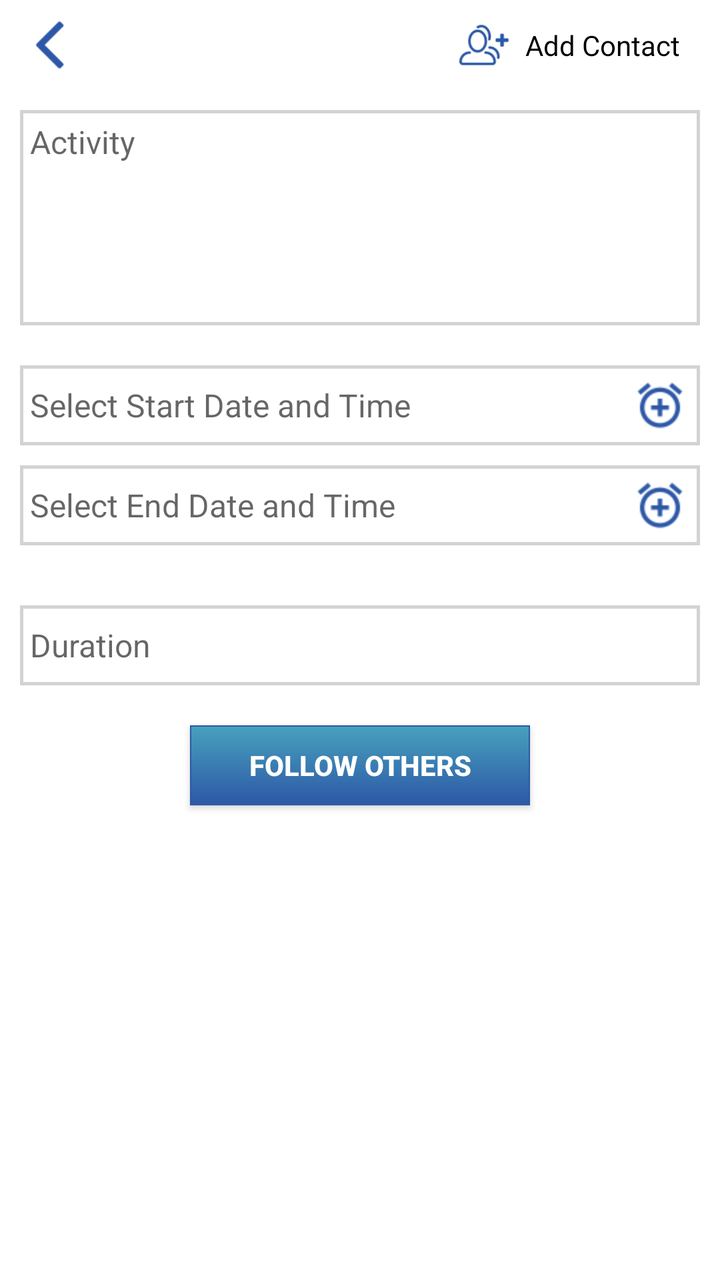
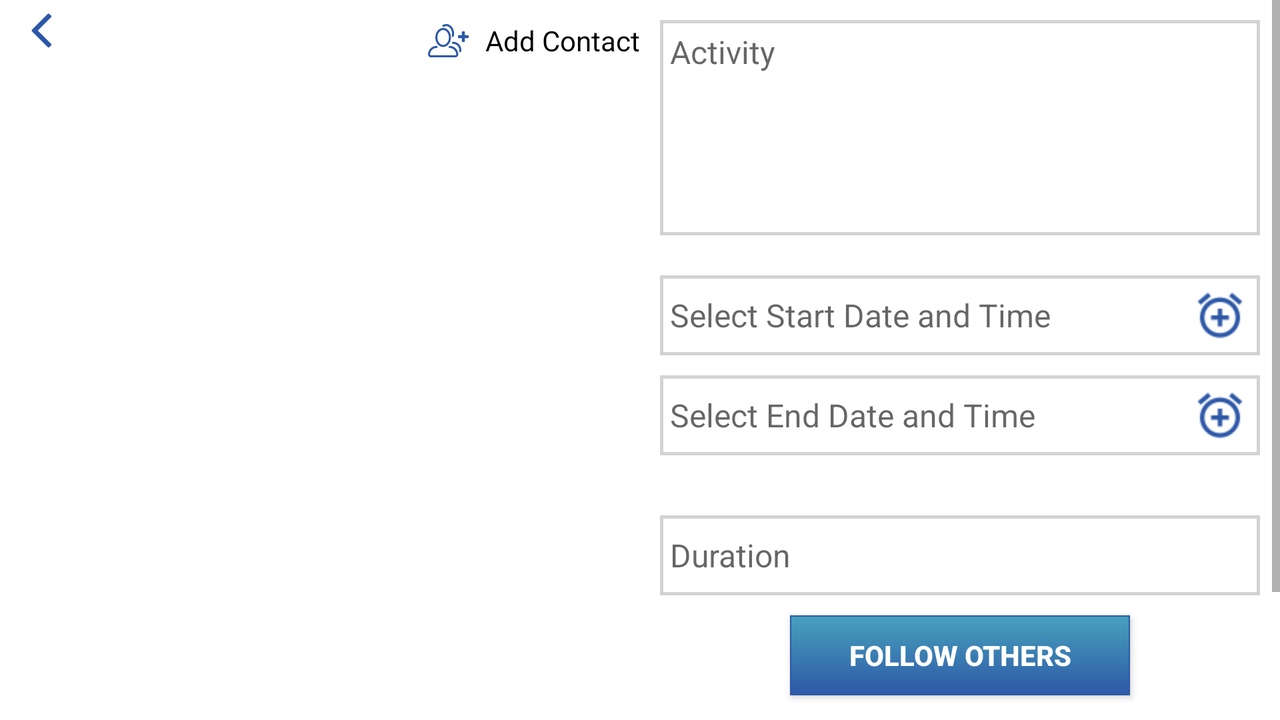

An Android layout and its configuration variant, each rendered on a device that would load it. The default file and the variant file are quoted in full after the pictures.
<!-- AndroidManifest.xml: application theme AppTheme -->
<!-- res/layout/fragment_add_sprint_follow_other.xml -->
<?xml version="1.0" encoding="utf-8"?>
<LinearLayout xmlns:android="http://schemas.android.com/apk/res/android"
    android:layout_width="match_parent"
    android:layout_height="match_parent"
    android:background="@color/colorWhite"
    android:orientation="vertical">


    



    <ScrollView
        android:layout_width="match_parent"
        android:layout_height="wrap_content">


        <LinearLayout
            android:id="@+id/Linear_follow_other"
            android:layout_width="match_parent"
            android:layout_height="wrap_content"
            android:orientation="vertical">

            <RelativeLayout
                android:layout_width="match_parent"
                android:layout_height="wrap_content"
                android:layout_marginLeft="@dimen/margin_10"
                android:layout_marginRight="@dimen/margin_10">


                <ImageView
                    android:layout_width="30dp"
                    android:layout_height="30dp"
                    android:text="Back"
                    android:background="@mipmap/back_add"
                    android:layout_centerVertical="true"
                    android:id="@+id/ImageView_back"/>



                <LinearLayout
                    android:id="@+id/Linear_add_contact"
                    android:layout_width="wrap_content"
                    android:layout_height="wrap_content"
                    android:layout_alignParentRight="true"
                    android:padding="10dp"
                    android:orientation="horizontal">

                    <ImageView
                        android:id="@+id/imageview_add_contact_follow_other"
                        android:layout_width="25dp"
                        android:layout_height="25dp"
                        android:layout_marginRight="8dp"
                        android:background="@mipmap/add_contact" />

                    <TextView
                        android:layout_width="wrap_content"
                        android:layout_height="wrap_content"
                        android:layout_gravity="center_vertical"
                        android:text="@string/text_add_contact"
                        android:textColor="@color/colorBlack" />


                </LinearLayout>

            </RelativeLayout>


            <ListView
                android:id="@+id/listview_follow_other"
                android:layout_width="match_parent"
                android:layout_height="90dp"
                android:layout_marginLeft="@dimen/margin_10"
                android:layout_marginRight="@dimen/margin_10"
                android:layout_marginTop="10dp"
                android:scrollbars="none"
                android:visibility="gone" />


            <LinearLayout
                android:layout_width="fill_parent"
                android:layout_height="wrap_content"
                android:orientation="horizontal">

                <ScrollView
                    android:id="@+id/ScrollView_follow_other"
                    android:layout_width="fill_parent"
                    android:layout_height="wrap_content"
                    android:layout_marginLeft="@dimen/margin_10"
                    android:layout_marginRight="@dimen/margin_10"
                    android:layout_marginTop="@dimen/margin_10">

                    <EditText
                        android:id="@+id/editText_Activity_follow_other"
                        android:layout_width="fill_parent"
                        android:layout_height="120dp"
                        android:background="@drawable/border_gray_edittext"
                        android:ems="10"
                        android:gravity="left|top"
                        android:hint="@string/text_Activity"
                        android:lines="5"
                        android:padding="5dp"
                        android:scrollbars="vertical"
                        android:textSize="@dimen/medium_text_size" />
                </ScrollView>
            </LinearLayout>


            <LinearLayout
                android:layout_width="match_parent"
                android:layout_height="wrap_content"
                android:orientation="vertical"
                android:layout_marginTop="@dimen/margin_20">

                <RelativeLayout
                    android:layout_width="match_parent"
                    android:layout_height="wrap_content"
                    >

                    <TextView
                        android:id="@+id/txt_StartDate_other"
                        style="@style/style_edittext"
                        android:layout_width="match_parent"
                        android:layout_height="wrap_content"
                        android:layout_marginBottom="@dimen/margin_10"
                        android:layout_marginLeft="@dimen/margin_10"
                        android:layout_marginRight="@dimen/margin_10"

                        android:background="@drawable/border_gray_edittext"
                        android:gravity="center_vertical"
                        android:hint="@string/text_StartDateAndTime"
                        android:paddingLeft="5dp"/>


                    <ImageView
                        android:id="@+id/imgview_StartDate_other"
                        android:layout_width="40dp"
                        android:layout_marginRight="@dimen/margin_10"
                        android:layout_height="40dp"
                        android:background="@drawable/alarm_add"
                        android:layout_alignParentRight="true"/>

                </RelativeLayout>

                <RelativeLayout
                    android:layout_width="match_parent"
                    android:layout_height="wrap_content"
                    >

                    <TextView
                        android:id="@+id/txt_EndDate_other"
                        style="@style/style_edittext"
                        android:layout_width="match_parent"
                        android:layout_height="wrap_content"
                        android:layout_marginBottom="@dimen/margin_10"
                        android:layout_marginLeft="@dimen/margin_10"
                        android:layout_marginRight="@dimen/margin_10"

                        android:background="@drawable/border_gray_edittext"
                        android:gravity="center_vertical"
                        android:hint="@string/text_EndDateAndTime"
                        android:paddingLeft="5dp"/>

                    <ImageView
                        android:id="@+id/imgview_EndDate_other"
                        android:layout_width="40dp"
                        android:layout_height="40dp"
                        android:layout_marginRight="@dimen/margin_10"
                        android:background="@drawable/alarm_add"
                        android:layout_alignParentRight="true"/>


                </RelativeLayout>



            </LinearLayout>


            <EditText
                android:id="@+id/editText_duration_follow_other"
                style="@style/style_edittext"
                android:layout_width="match_parent"
                android:layout_height="wrap_content"
                android:layout_marginBottom="@dimen/margin_10"
                android:layout_marginLeft="@dimen/margin_10"
                android:layout_marginRight="@dimen/margin_10"
                android:layout_marginTop="@dimen/margin_20"
                android:background="@drawable/border_gray_edittext"
                android:gravity="center_vertical"
                android:hint="@string/text_Duration"
                android:editable="false"
                android:paddingLeft="5dp" />



            <Button
                android:id="@+id/button_sprint_follow_other"
                android:layout_width="@dimen/button_width_follow"
                android:layout_height="@dimen/button_height"
                android:layout_gravity="center"
                android:layout_marginBottom="90dp"
                android:layout_marginTop="10dp"
                android:background="@drawable/blue_bg_follow_button"
                android:paddingLeft="20dp"
                android:paddingRight="20dp"
                android:text="@string/text_follow_other"
                android:textAllCaps="true"
                android:textColor="@color/colorWhite"
                android:textStyle="bold" />
        </LinearLayout>





    </ScrollView>





</LinearLayout>
<!-- resources referenced by this layout -->
<resources>
  <color name="colorBlack">#000000</color>
  <color name="colorWhite">#ffffff</color>
  <dimen name="button_height">40dp</dimen>
  <dimen name="button_width_follow">170dp</dimen>
  <dimen name="margin_10">10dp</dimen>
  <dimen name="margin_20">20dp</dimen>
  <dimen name="medium_text_size">16dp</dimen>
  <!-- drawable alarm_add: png bitmap (drawable, 1875 bytes) -->
  <!-- drawable blue_bg_follow_button (drawable) -->
  <?xml version="1.0" encoding="utf-8"?>
  <shape xmlns:android="http://schemas.android.com/apk/res/android"
      android:shape="rectangle">
      <gradient android:startColor="#47a1bc"
          android:endColor="#2d58a7"
          android:angle="270" />
  
      <stroke android:width="0.7dp" android:color="#2d58a7" />
  </shape>
  <!-- drawable border_gray_edittext (drawable) -->
  <?xml version="1.0" encoding="utf-8"?>
  
  <shape xmlns:android="http://schemas.android.com/apk/res/android"
      android:shape="rectangle">
  
  
      <solid android:color="@color/colorWhite" />
      <stroke
          android:width="1.5dp"
          android:color="@color/color_gray" />
      <size
          android:width="90dp"
          android:height="40dp" />
  </shape>
  <!-- mipmap add_contact: png bitmap (mipmap-hdpi, 1927 bytes) -->
  <!-- mipmap back_add: png bitmap (mipmap-hdpi, 1605 bytes) -->
  <string name="text_Activity">Activity</string>
  <string name="text_Duration">Duration</string>
  <string name="text_EndDateAndTime">Select End Date and Time</string>
  <string name="text_StartDateAndTime">Select Start Date and Time</string>
  <string name="text_add_contact">Add Contact</string>
  <string name="text_follow_other">Follow Others</string>
  <style name="style_edittext" parent="android:Widget.EditText">
          <item name="android:textColor">@color/colorBlack</item>
          <item name="android:textSize">@dimen/medium_text_size</item>
          <item name="android:paddingLeft">@dimen/padding_10</item>
      </style>
  <style name="AppTheme" parent="Theme.AppCompat.Light.DarkActionBar">
          
          <item name="windowNoTitle">true</item>
          <item name="windowActionBar">false</item>
          <item name="colorPrimary">@color/colorPrimary</item>
          <item name="colorPrimaryDark">@color/colorPrimaryDark</item>
          <item name="colorAccent">@color/colorAccent</item>
          <item name="android:windowIsTranslucent">true</item>
      </style>
  <color name="color_gray">#D3D3D3</color>
  <dimen name="padding_10">10dp</dimen>
  <color name="colorPrimary">#3F51B5</color>
  <color name="colorPrimaryDark">#2D6681</color>
  <color name="colorAccent">#1C668D</color>
</resources>
<!-- res/layout-land/fragment_add_sprint_follow_other.xml (the repository's variant of the layout above) -->
<!-- drawn on the phone turned sideways -->
<?xml version="1.0" encoding="utf-8"?>
<LinearLayout xmlns:android="http://schemas.android.com/apk/res/android"
    android:layout_width="match_parent"
    android:layout_height="match_parent"
    android:background="@color/colorWhite"
    android:orientation="vertical">


    <ScrollView
        android:layout_width="match_parent"
        android:layout_height="wrap_content">


        <LinearLayout
            android:id="@+id/Linear_follow_other"
            android:layout_width="match_parent"
            android:layout_height="match_parent"
            android:orientation="horizontal">

            <LinearLayout
                android:layout_width="match_parent"
                android:layout_height="match_parent"
                android:layout_weight="1"
                android:orientation="vertical">




                <RelativeLayout
                    android:layout_width="wrap_content"
                    android:layout_height="wrap_content">

                    <ImageView
                        android:layout_width="wrap_content"
                        android:layout_height="wrap_content"
                        android:text="Back"
                        android:layout_marginLeft="10dp"
                        android:background="@mipmap/back_add"
                        android:layout_centerVertical="true"
                        android:id="@+id/ImageView_back"/>



                    <LinearLayout
                        android:id="@+id/Linear_add_contact"
                        android:layout_width="wrap_content"
                        android:layout_height="wrap_content"
                        android:layout_alignParentRight="true"
                        android:layout_marginLeft="@dimen/margin_10"
                        android:layout_marginTop="10dp"
                        android:orientation="horizontal">

                        <ImageView
                            android:id="@+id/imageview_add_contact_follow_me"
                            android:layout_width="wrap_content"
                            android:layout_height="wrap_content"
                            android:layout_marginRight="8dp"
                            android:background="@mipmap/add_contact" />

                        <TextView
                            android:layout_width="wrap_content"
                            android:layout_height="wrap_content"
                            android:layout_gravity="center_vertical"
                            android:text="@string/text_add_contact"
                            android:textColor="@color/colorBlack" />


                    </LinearLayout>
                </RelativeLayout>

                <ListView
                    android:id="@+id/listview_follow_other"
                    android:layout_width="match_parent"
                    android:layout_height="220dp"
                    android:layout_marginLeft="@dimen/margin_10"
                    android:layout_marginRight="@dimen/margin_10"
                    android:layout_marginTop="10dp"
                    android:scrollbars="none"
                    android:visibility="gone" />


            </LinearLayout>


            <LinearLayout
                android:layout_width="match_parent"
                android:layout_height="match_parent"
                android:layout_weight="1"
                android:orientation="vertical">


                <LinearLayout
                    android:layout_width="fill_parent"
                    android:layout_height="wrap_content"
                    android:orientation="horizontal">

                    <ScrollView
                        android:id="@+id/ScrollView_follow_other"
                        android:layout_width="fill_parent"
                        android:layout_height="wrap_content"
                        android:layout_marginLeft="@dimen/margin_10"
                        android:layout_marginRight="@dimen/margin_10"
                        android:layout_marginTop="@dimen/margin_10">

                        <EditText
                            android:id="@+id/editText_Activity_follow_other"
                            android:layout_width="fill_parent"
                            android:layout_height="120dp"
                            android:background="@drawable/border_gray_edittext"
                            android:ems="10"
                            android:gravity="left|top"
                            android:hint="@string/text_Activity"
                            android:lines="5"
                            android:padding="5dp"
                            android:scrollbars="vertical"
                            android:textSize="@dimen/medium_text_size" />
                    </ScrollView>
                </LinearLayout>

                <LinearLayout
                    android:layout_width="match_parent"
                    android:layout_height="wrap_content"
                    android:orientation="vertical"
                    android:layout_marginTop="@dimen/margin_20">

                    <RelativeLayout
                        android:layout_width="match_parent"
                        android:layout_height="wrap_content"
                        >

                        <TextView
                            android:id="@+id/txt_StartDate_other"
                            style="@style/style_edittext"
                            android:layout_width="match_parent"
                            android:layout_height="wrap_content"
                            android:layout_marginBottom="@dimen/margin_10"
                            android:layout_marginLeft="@dimen/margin_10"
                            android:layout_marginRight="@dimen/margin_10"

                            android:background="@drawable/border_gray_edittext"
                            android:gravity="center_vertical"
                            android:hint="@string/text_StartDateAndTime"
                            android:paddingLeft="5dp"/>


                        <ImageView
                            android:id="@+id/imgview_StartDate_other"
                            android:layout_width="40dp"
                            android:layout_marginRight="@dimen/margin_10"
                            android:layout_height="40dp"
                            android:background="@drawable/alarm_add"
                            android:layout_alignParentRight="true"/>

                    </RelativeLayout>

                    <RelativeLayout
                        android:layout_width="match_parent"
                        android:layout_height="wrap_content"
                        >

                        <TextView
                            android:id="@+id/txt_EndDate_other"
                            style="@style/style_edittext"
                            android:layout_width="match_parent"
                            android:layout_height="wrap_content"
                            android:layout_marginBottom="@dimen/margin_10"
                            android:layout_marginLeft="@dimen/margin_10"
                            android:layout_marginRight="@dimen/margin_10"

                            android:background="@drawable/border_gray_edittext"
                            android:gravity="center_vertical"
                            android:hint="@string/text_EndDateAndTime"
                            android:paddingLeft="5dp"/>

                        <ImageView
                            android:id="@+id/imgview_EndDate_other"
                            android:layout_width="40dp"
                            android:layout_height="40dp"
                            android:layout_marginRight="@dimen/margin_10"
                            android:background="@drawable/alarm_add"
                            android:layout_alignParentRight="true"/>


                    </RelativeLayout>



                </LinearLayout>

                <EditText
                    android:id="@+id/editText_duration_follow_other"
                    android:layout_width="fill_parent"
                    android:layout_height="wrap_content"
                    android:layout_marginLeft="@dimen/margin_10"
                    android:layout_marginRight="@dimen/margin_10"
                    android:layout_marginTop="@dimen/margin_20"
                    android:background="@drawable/border_gray_edittext"
                    android:gravity="center_vertical"
                    android:hint="@string/text_Duration"
                    android:paddingLeft="5dp"
                    style="@style/style_edittext"
                    android:editable="false"/>


                <Button
                    android:id="@+id/button_sprint_follow_other"
                    android:layout_width="@dimen/button_width_follow"
                    android:layout_height="@dimen/button_height"
                    android:layout_gravity="center"
                    android:layout_marginBottom="90dp"
                    android:layout_marginTop="10dp"
                    android:background="@drawable/blue_bg_follow_button"
                    android:paddingLeft="20dp"
                    android:paddingRight="20dp"
                    android:text="@string/text_follow_other"
                    android:textAllCaps="true"
                    android:textColor="@color/colorWhite"
                    android:textStyle="bold" />
            </LinearLayout>


        </LinearLayout>
    </ScrollView>


</LinearLayout>
